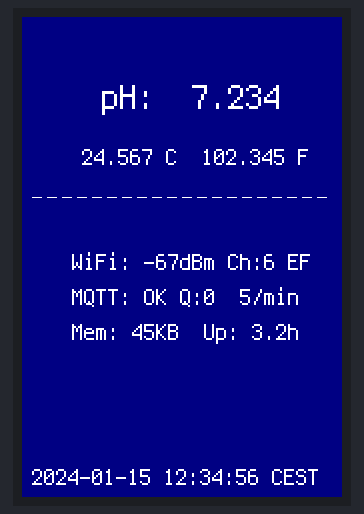
Recording of a program running on a simulated CircuitPython board. On the bench: 320×480 colour display. What the program prints to the serial console is not drawn.

Above: at 0.1 s.

The program:

display_text_test.py
```python
# display_text_test.py - Test text display for hot tub monitor
import board
import busio
import displayio
import fourwire
import busdisplay
import terminalio
import time
import gc
import digitalio

# Release any existing displays
displayio.release_displays()

# ST7796S initialization sequence for IPS display
_INIT_SEQUENCE = (
    b"\x01\x80\x96"  # Software reset
    b"\x11\x80\x96"  # Sleep out
    b"\xF0\x01\xC3"  # Enable extension command 2 partI
    b"\xF0\x01\x96"  # Enable extension command 2 partII
    b"\x36\x01\x48"  # Memory Access Control
    b"\x3A\x01\x55"  # Interface Pixel Format - 16 bit
    b"\xB4\x01\x01"  # Column inversion
    b"\xB6\x03\x80\x02\x3B"  # Display Function Control
    b"\x21\x00"      # Display Inversion ON (IPS)
    b"\xF0\x01\x69"  # Disable extension command 2 partI
    b"\xF0\x01\x3C"  # Disable extension command 2 partII
    b"\x29\x80\x14"  # Display ON
)

# Initialize hardware
print("Initializing display...")

# Backlight on
bl = digitalio.DigitalInOut(board.D10)
bl.direction = digitalio.Direction.OUTPUT
bl.value = True

# SPI setup
spi = busio.SPI(board.SCK, board.MOSI)
display_bus = fourwire.FourWire(spi, command=board.D6, chip_select=board.D5, reset=board.D11)

# Create display
display = busdisplay.BusDisplay(display_bus, _INIT_SEQUENCE, width=320, height=480)

print(f"Display initialized. Free memory: {gc.mem_free()} bytes")

# Create main display group
main_group = displayio.Group()

# Deep blue background
bg_bitmap = displayio.Bitmap(320, 480, 1)
bg_palette = displayio.Palette(1)
bg_palette[0] = 0x000080  # Deep blue
bg = displayio.TileGrid(bg_bitmap, pixel_shader=bg_palette)
main_group.append(bg)

# Import text support
from adafruit_display_text import label

# Create text labels
font = terminalio.FONT

# pH display (larger) - centered
ph_label = label.Label(font, text="pH:  7.234", color=0xFFFFFF, scale=3)
ph_label.x = 80  # More centered
ph_label.y = 80

# Temperature display - centered
temp_label = label.Label(font, text="24.567 C  102.345 F", color=0xFFFFFF, scale=2)
temp_label.x = 60  # More centered
temp_label.y = 140

# Add a horizontal dashed line between temp and wifi
line_group = displayio.Group()
dash_length = 10
gap_length = 5
y_position = 180  # Between temp and wifi
for x in range(10, 310, dash_length + gap_length):
    dash_bitmap = displayio.Bitmap(dash_length, 1, 1)
    dash_palette = displayio.Palette(1)
    dash_palette[0] = 0xFFFFFF  # White
    dash = displayio.TileGrid(dash_bitmap, pixel_shader=dash_palette, x=x, y=y_position)
    line_group.append(dash)

# System info - moved down by ~35 pixels (one line at scale=2)
wifi_label = label.Label(font, text="WiFi: -67dBm Ch:6 EF", color=0xFFFFFF, scale=2)
wifi_label.x = 50
wifi_label.y = 245  # Was 210

mqtt_label = label.Label(font, text="MQTT: OK Q:0  5/min", color=0xFFFFFF, scale=2)
mqtt_label.x = 50
mqtt_label.y = 280  # Was 245

mem_label = label.Label(font, text="Mem: 45KB  Up: 3.2h", color=0xFFFFFF, scale=2)
mem_label.x = 50
mem_label.y = 315  # Was 280

# Time/date at very bottom with scale=2 - now includes date
time_label = label.Label(font, text="2024-01-15 12:34:56 CEST", color=0xFFFFFF, scale=2)
time_label.x = 10  # Left margin
time_label.y = 460  # Near bottom (480 - 20 for some margin)

# Add all labels to group
main_group.append(ph_label)
main_group.append(temp_label)
main_group.append(line_group)  # Add the dashed line
main_group.append(wifi_label)
main_group.append(mqtt_label)
main_group.append(mem_label)
main_group.append(time_label)  # Time at bottom

# Show on display
display.root_group = main_group

print("Display showing hot tub monitor layout")
print(f"Free memory after setup: {gc.mem_free()} bytes")

# Keep running
while True:
    time.sleep(1)
```
